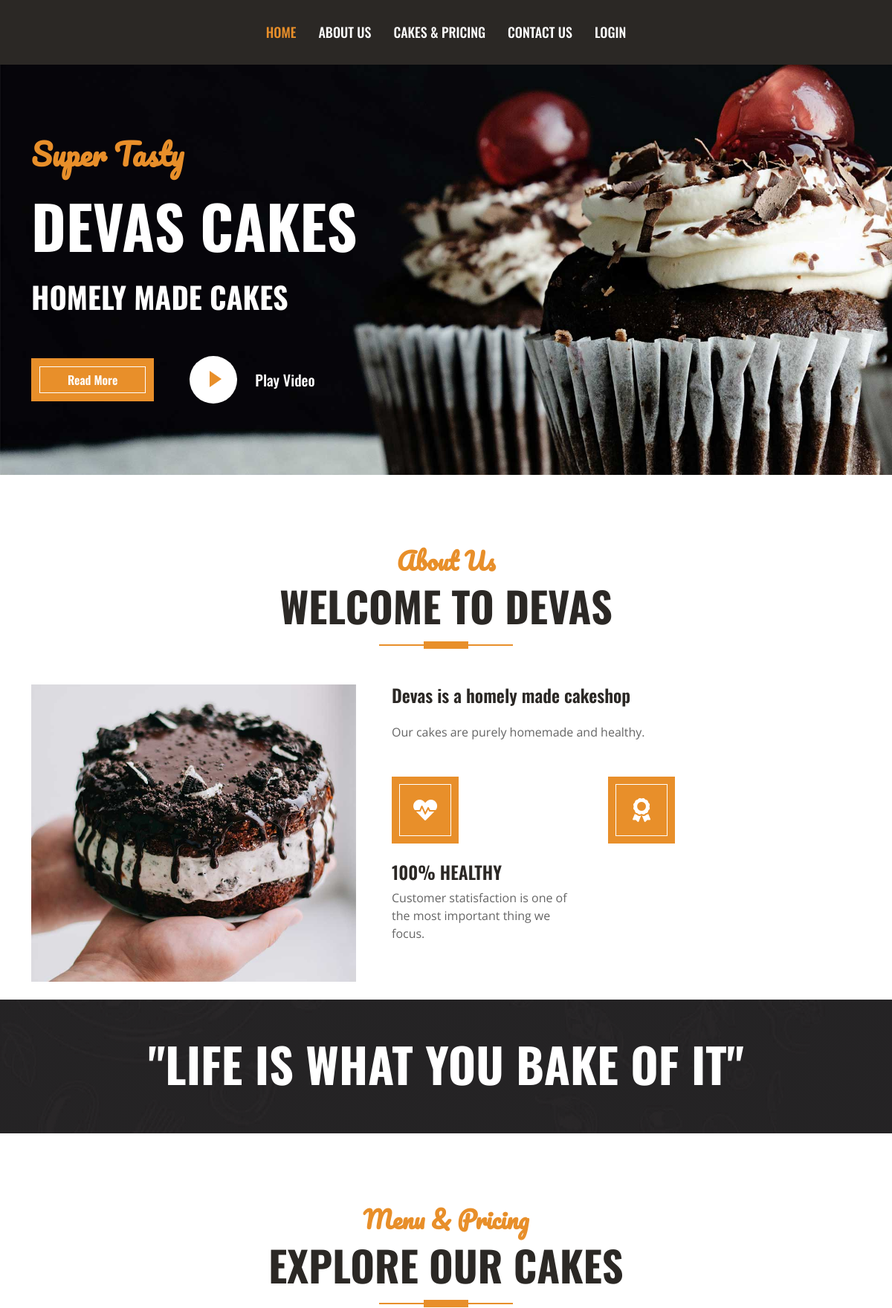
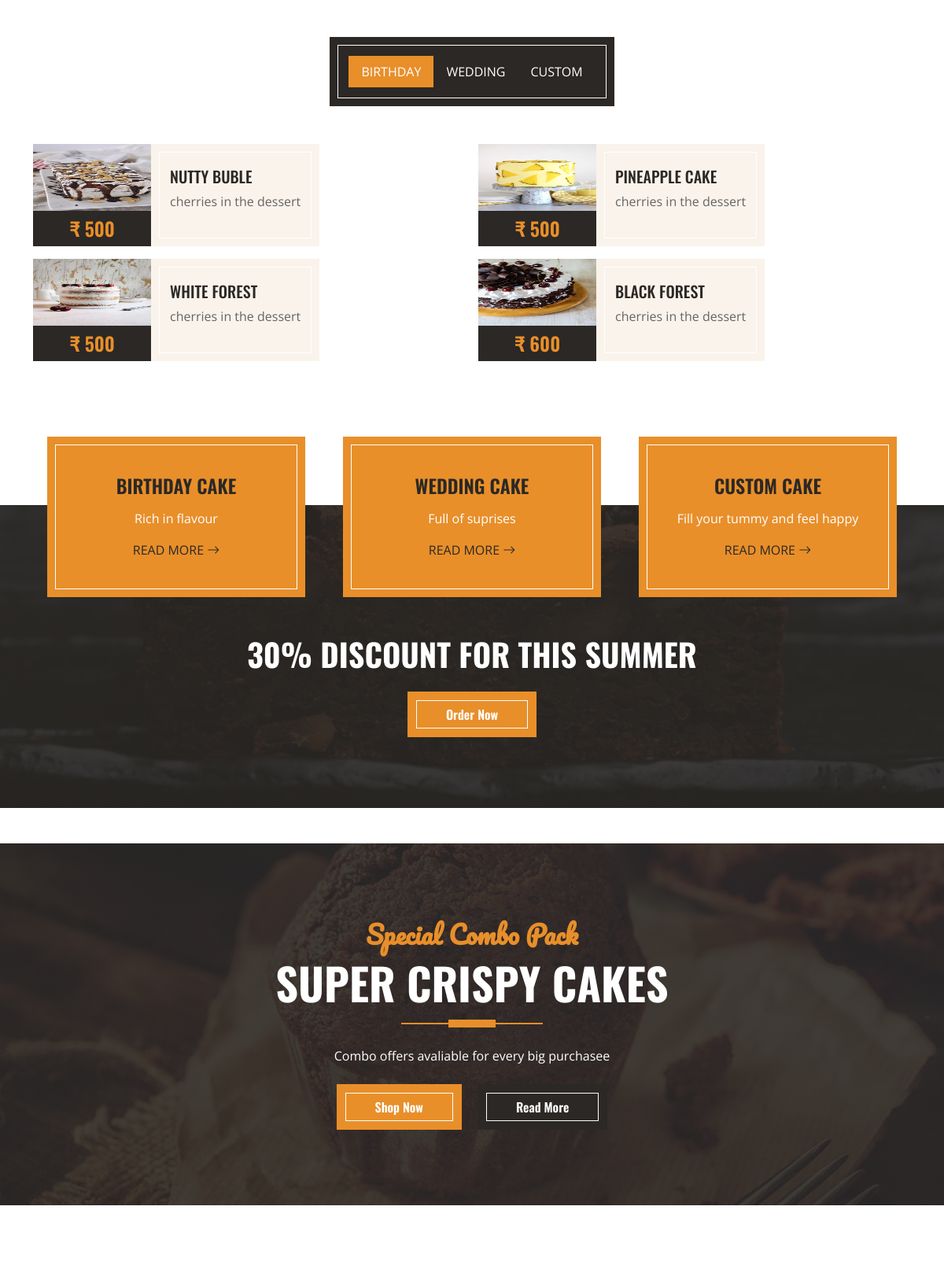
The page / (upper part) on the database its author committed (2 pictures, top to bottom).
### devas/models.py (models this page shows, shortened)
class cake_details(models.Model):
    name = models.CharField(max_length=50)
    description = models.TextField(max_length=10000)
    caption = models.TextField(max_length=10000,null=True)
    quantity = models.IntegerField()
    price = models.IntegerField()
    pic = models.ImageField(max_length=500)
    date = models.DateTimeField(default=timezone.now)
    time = models.DateTimeField(auto_now_add=True)
    type = models.CharField(max_length=50) # cake by type, flavour,etc

### devas/views.py (the view)
# urls.py: path('',views.index, name="index"),
def index(request):
    userviewcake=cake_details.objects.all()
    bday=cake_details.objects.filter(type='Birthday')
    wedding=cake_details.objects.filter(type='Wedding')
    cus=cake_details.objects.filter(type='Custom')
    reviewsee=revieww.objects.all()
    ucv={'birthday': bday ,'wed': wedding, 'customs': cus, 'seenreview':reviewsee}
    return render(request, 'devas/index.html',ucv)

### devas/models.py (called while the page is built)
    def __str__(self):
        return self.fname

### devas/templates/devas/index.html (shortened to what this page needs)
<!DOCTYPE html>
{% load static %}
<html lang="en">
<head>
    <link href="https://cdnjs.cloudflare.com/ajax/libs/font-awesome/5.10.0/css/all.min.css" rel="stylesheet">
    <link href="https://cdn.jsdelivr.net/npm/bootstrap-icons@1.4.1/font/bootstrap-icons.css" rel="stylesheet">
    <link href="{%static '/lib/owlcarousel/assets/owl.carousel.min.css' %}" rel="stylesheet">
    <link href="{%static 'css/bootstrap.min.css'%}" rel="stylesheet">
    <link href="{%static 'css/style.css'%}" rel="stylesheet">
</head>
<body>
    <nav class="navbar navbar-expand-lg bg-dark navbar-dark shadow-sm py-3 py-lg-0 px-3 px-lg-0">
        <div class="collapse navbar-collapse" id="navbarCollapse">
            <div class="navbar-nav ms-auto mx-lg-auto py-0">
                <a href="index.html" class="nav-item nav-link active">Home</a>
                <a href="about.html" class="nav-item nav-link">About Us</a>
                <a href="cakedetails.html" class="nav-item nav-link">Cakes & Pricing</a>
                 <a href="contact" class="nav-item nav-link">Contact Us</a>
                <a href="login" class="nav-item nav-link">Login</a>
            </div>
        </div>
    </nav>
    <div class="container-fluid bg-primary py-5 mb-5 hero-header">
        <div class="container py-5">
            <div class="row justify-content-start">
                <div class="col-lg-8 text-center text-lg-start">
                    <h1 class="font-secondary text-primary mb-4">Super Tasty</h1>
                    <h1 class="display-1 text-uppercase text-white mb-4">DEVAS CAKES</h1>
                    <h1 class="text-uppercase text-white">Homely made cakes</h1>
                    <div class="d-flex align-items-center justify-content-center justify-content-lg-start pt-5">
                        <a href="" class="btn btn-primary border-inner py-3 px-5 me-5">Read More</a>
                        <button type="button" class="btn-play" data-bs-toggle="modal"
                            data-src="https://youtu.be/Sfs1uX5coyI" data-bs-target="#videoModal">
                            <span></span>
                        </button>
                        <h5 class="font-weight-normal text-white m-0 ms-4 d-none d-sm-block">Play Video</h5>
                    </div>
                </div>
            </div>
        </div>
    </div>
    <div class="container-fluid pt-5">
        <div class="container">
            <div class="section-title position-relative text-center mx-auto mb-5 pb-3" style="max-width: 600px;">
                <h2 class="text-primary font-secondary">About Us</h2>
                <h1 class="display-4 text-uppercase">Welcome To Devas</h1>
            </div>
            <div class="row gx-5">
                <div class="col-lg-5 mb-5 mb-lg-0" style="min-height: 400px;">
                    <div class="position-relative h-100">
                        <img class="position-absolute w-100 h-100" src="{% static 'img/about.jpg' %}" style="object-fit: cover;">
                    </div>
                </div>
                <div class="col-lg-6 pb-5">
                    <h4 class="mb-4">Devas is a homely made cakeshop </h4>
                    <p class="mb-5">Our cakes are purely homemade and healthy.</p>
                    <div class="row g-5">
                        <div class="col-sm-6">
                            <div class="d-flex align-items-center justify-content-center bg-primary border-inner mb-4" style="width: 90px; height: 90px;">
                                <i class="fa fa-heartbeat fa-2x text-white"></i>
                            </div>
                            <h4 class="text-uppercase">100% Healthy</h4>
                            <p class="mb-0">Customer statisfaction is one of the most important thing we focus.</p>
                        </div>
                        <div class="col-sm-6">
                            <div class="d-flex align-items-center justify-content-center bg-primary border-inner mb-4" style="width: 90px; height: 90px;">
                                <i class="fa fa-award fa-2x text-white"></i>
                            </div>
                        </div>
                    </div>
                </div>
            </div>
        </div>
    </div>
    <br>
    <div class="container-fluid bg-img py-5 mb-5">
        <h1 style="font-size:400%; text-align: center; color:white"><center> "LIFE IS WHAT YOU BAKE OF IT"</center></h1>
            <div class="row gx-5 gy-4">
                    </div>
                </div>
    <div class="container-fluid about py-5">
        <div class="container">
            <div class="section-title position-relative text-center mx-auto mb-5 pb-3" style="max-width: 600px;">
                <h2 class="text-primary font-secondary">Menu & Pricing</h2>
                <h1 class="display-4 text-uppercase">Explore Our Cakes</h1>
            </div>
            <div class="tab-class text-center">
                <ul class="nav nav-pills d-inline-flex justify-content-center bg-dark text-uppercase border-inner p-4 mb-5">
                    <li class="nav-item">
                        <a class="nav-link text-white active" data-bs-toggle="pill" href="#tab-1">Birthday</a>
                    </li>
                    <li class="nav-item">
                        <a class="nav-link text-white" data-bs-toggle="pill" href="#tab-2">Wedding</a>
                    </li>
                    <li class="nav-item">
                        <a class="nav-link text-white" data-bs-toggle="pill" href="#tab-3">Custom</a>
                    </li>
                </ul>
                <div class="tab-content">
                    <div id="tab-1" class="tab-pane fade show p-0 active">
                        <div class="row g-3">
                            {% for i in birthday%}
                            <div class="col-lg-6">
                                <div class="d-flex h-100">
                                    <div class="flex-shrink-0">
                                        <img class="img-fluid" src="/media/{{i.pic}}" alt="" style="width: 150px; height: 85px;">
                                        <h4 class="bg-dark text-primary p-2 m-0">&#x20b9; {{i.price}}</h4>
                                    </div>
                                    <div class="d-flex flex-column justify-content-center text-start bg-secondary border-inner px-4">
                                        <h5 class="text-uppercase">{{i.name}}</h5>
                                        <p> cherries in the dessert </P>
                                    </div>
                                </div>
                            </div>
                            {% endfor %}
                        </div>
                    </div>
                </div>
            </div>
        </div>
    </div>
    <div class="container-fluid service position-relative px-5 mt-5" style="margin-bottom: 135px;">
        <div class="container">
            <div class="row g-5">
                <div class="col-lg-4 col-md-6">
                    <div class="bg-primary border-inner text-center text-white p-5">
                        <h4 class="text-uppercase mb-3">Birthday Cake</h4>
                        <p>Rich in flavour</p>
                        <a class="text-uppercase text-dark" href="cakedetails.html">Read More <i class="bi bi-arrow-right"></i></a>
                    </div>
                </div>
                <div class="col-lg-4 col-md-6">
                    <div class="bg-primary border-inner text-center text-white p-5">
                        <h4 class="text-uppercase mb-3">Wedding Cake</h4>
                        <p>Full of suprises</p>
                        <a class="text-uppercase text-dark" href="cakedetails.html">Read More <i class="bi bi-arrow-right"></i></a>
                    </div>
                </div>
                <div class="col-lg-4 col-md-6">
                    <div class="bg-primary border-inner text-center text-white p-5">
                        <h4 class="text-uppercase mb-3">Custom Cake</h4>
                        <p>Fill your tummy and feel happy </p>
                        <a class="text-uppercase text-dark" href="cakedetails.html">Read More <i class="bi bi-arrow-right"></i></a>
                    </div>
                </div>
                <div class="col-lg-12 col-md-6 text-center">
                    <h1 class="text-uppercase text-light mb-4">30% Discount For This Summer</h1>
                    <a href="" class="btn btn-primary border-inner py-3 px-5">Order Now</a>
                </div>
            </div>
        </div>
    </div>
    <div class="container-fluid bg-offer my-5 py-5">
        <div class="container py-5">
            <div class="row gx-5 justify-content-center">
                <div class="col-lg-7 text-center">
                    <div class="section-title position-relative text-center mx-auto mb-4 pb-3" style="max-width: 600px;">
                        <h2 class="text-primary font-secondary">Special Combo Pack</h2>
                        <h1 class="display-4 text-uppercase text-white">Super Crispy Cakes</h1>
                    </div>
                    <p class="text-white mb-4">Combo offers avaliable for every big purchasee</p>
                    <a href="" class="btn btn-primary border-inner py-3 px-5 me-3">Shop Now</a>
                    <a href="" class="btn btn-dark border-inner py-3 px-5">Read More</a>
                </div>
            </div>
        </div>
    </div>
    <div class="container-fluid py-5">
    </div>
</body>
</html>

### devas/static/css/style.css (style rules this page uses)
:root { --primary: #E88F2A; --secondary: #FAF3EB; --light: #FFFFFF; --dark: #2B2825; }
.font-secondary { font-family: 'Pacifico', cursive; }
h1, h2, .font-weight-bold { font-weight: 700 !important; }
h3, h4, .font-weight-semi-bold { font-weight: 600 !important; }
h5, h6, .font-weight-medium { font-weight: 500 !important; }
.btn { font-family: 'Oswald', sans-serif; font-weight: 600; transition: .5s; }
.btn-primary { color: #FFFFFF; }
.border-inner { position: relative; }
.border-inner * { position: relative; z-index: 1; }
.border-inner::before { position: absolute; content: ""; top: 10px; right: 10px; bottom: 10px; left: 10px; background: none; border: 1px solid var(--light); z-index: 0; }
.navbar-dark .navbar-nav .nav-link { font-family: 'Oswald', sans-serif; padding: 30px 15px; font-size: 18px; font-weight: 500; text-transform: uppercase; color: var(--light); outline: none; transition: .5s; }
.navbar-dark .navbar-nav .nav-link:hover, .navbar-dark .navbar-nav .nav-link.active { color: var(--primary); }
.hero-header { background: url(../img/hero.jpg) top right no-repeat; background-size: cover; }
.btn-play { position: relative; display: block; box-sizing: content-box; width: 16px; height: 26px; border-radius: 100%; border: none; outline: none !important; padding: 18px 20px 20px 28px; background: #FFFFFF; }
.btn-play:before { content: ""; position: absolute; z-index: 0; left: 50%; top: 50%; transform: translateX(-50%) translateY(-50%); display: block; width: 60px; height: 60px; background: #FFFFFF; border-radius: 100%; animation: pulse-border 1500ms ease-out infinite; }
.btn-play:after { content: ""; position: absolute; z-index: 1; left: 50%; top: 50%; transform: translateX(-50%) translateY(-50%); display: block; width: 60px; height: 60px; background: #FFFFFF; border-radius: 100%; transition: all 200ms; }
.btn-play span { display: block; position: relative; z-index: 3; width: 0; height: 0; left: -1px; border-left: 16px solid var(--primary); border-top: 11px solid transparent; border-bottom: 11px solid transparent; }
.section-title::before { position: absolute; content: ""; width: 60px; height: 10px; left: 50%; bottom: 0; margin-left: -30px; background: var(--primary); }
.section-title::after { position: absolute; content: ""; width: 180px; height: 2px; left: 50%; bottom: 4px; margin-left: -90px; background: var(--primary); }
.service::after, .contact::after { position: absolute; content: ""; width: 100%; height: calc(100% - 45px); top: 135px; left: 0; background: linear-gradient(rgba(43, 40, 37, .9), rgba(43, 40, 37, .9)), url(../img/service.jpg) center center no-repeat; background-size: cover; z-index: -1; }
.bg-offer { background: linear-gradient(rgba(43, 40, 37, .9), rgba(43, 40, 37, .9)), url(../img/offer.jpg) center center no-repeat; background-size: cover; }
.bg-img { background: linear-gradient(rgba(43, 40, 37, .5), rgba(43, 40, 37, .5)), url(../img/bg.jpg) center center no-repeat; background-size: cover; }

### rows shown on the page
cake_details: pic (picture), price "500", name "NUTTY BUBLE"
cake_details: pic (picture), price "500", name "PINEAPPLE CAKE"
cake_details: pic (picture), price "500", name "WHITE FOREST"
cake_details: pic (picture), price "600", name "BLACK FOREST"
